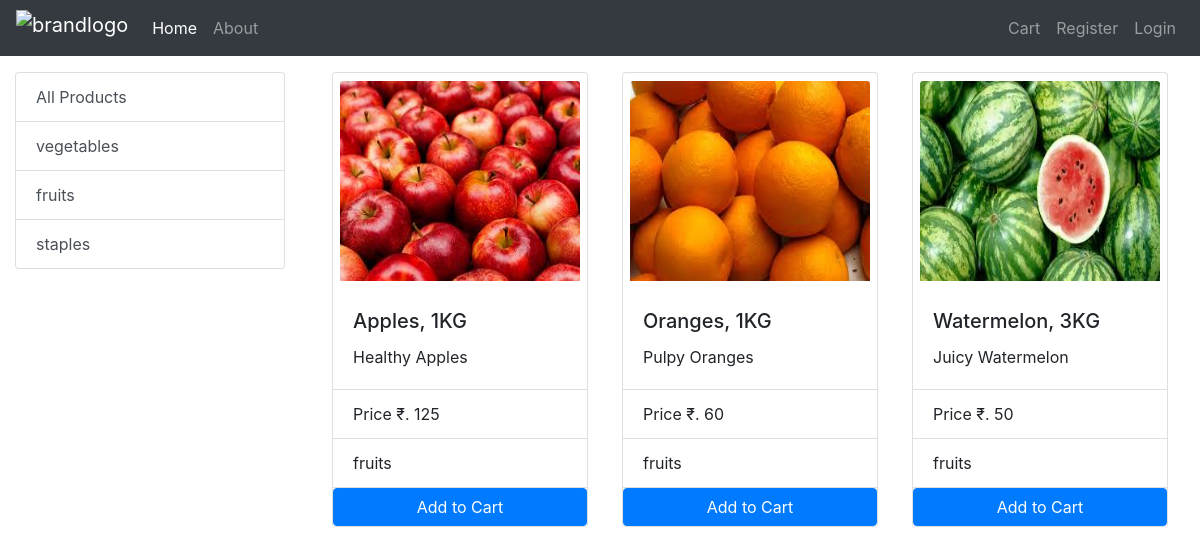
The app's page /?category=2 with its own data.
### store/models/category.py (models this page shows)
class Category(models.Model):
    name = models.CharField(max_length=25)
    @staticmethod
    def get_all_categories():
        return Category.objects.all()
    def __str__(self):
        return self.name

### store/models/product.py (models this page shows, shortened)
class Product(models.Model):
    name = models.CharField(max_length=50)
    price = models.IntegerField(default=0)
    category = models.ForeignKey(Category, on_delete=models.CASCADE, default=1)
    description = models.CharField(max_length=200, default='')
    image = models.ImageField(upload_to='products')
    @staticmethod
    def get_products_by_id(cid):
        if cid:
            return Product.objects.filter(category=cid)
        else:
            return Product.get_all_products()

### store/views.py (the view, shortened to what this page needs)
# urls.py: 2. Add a URL to urlpatterns:  path('', views.home, name='home')
def home(request):
    if request.method == 'GET':
        cart = request.session.get('cart')
        if not cart:
            request.session['cart'] = {}
        products = None
        categories = Category.get_all_categories()
        cid = request.GET.get('category')
        if cid:
            products = Product.get_products_by_id(cid)
        else:
            products = Product.get_all_products()
        data = {
            'products': products,
            'categories': categories,
        }
        return render(request, 'store/home.html', data)

### store/templatetags/cart.py (called while the page is built)
@register.filter(name='is_in_cart')
def is_in_cart(product, cart):
    keys = cart.keys()
    for id in keys:
        if int(id) == product.id:
            return True
    return False

@register.filter(name='currency_converter')
def currency_converter(cost):
    return "₹. "+str(cost)

### store/templates/store/home.html (shortened to what this page needs)
{% extends "store/base.html" %}
{% block content %}
{% load cart %}
<div class="container-fluid">
    <div class="row">
        <div class="col-md-3 mx-auto mt-3">
            <div class="list-group">
                <a class="list-group-item list-group-item-action" href="/">All Products</a>
                {% for c in categories %}
                <a class="list-group-item list-group-item-action" href="?category={{ c.id }}">{{ c.name }}</a>
                {% endfor %}
            </div>
        </div>
        <div id="products" class="col-md-9 mx-auto mt-3">
            <div class="row mx-auto">
                {% for p in products %}
                    <div id="{{ p.id }}" class="card mx-auto mb-3">
                        <img class="card-img-top" src="{{p.image.url}}" alt="img">
                        <div class="card-body">
                            <h5 class="card-title">{{ p.name }}</h5>
                            <p class="card-text">{{ p.description }}</p>
                        </div>
                        <ul class="list-group list-group-flush">
                            <li class="list-group-item">Price {{ p.price|currency_converter }}</li>
                            <li class="list-group-item">{{ p.category }}</li>
                        </ul>
                        <div class="card-footer p-0">
                            {% if p|is_in_cart:request.session.cart %}
                            <div class="row mx-0">
                                <form action="/#{{ p.id }}" method="POST" class="col-2 p-0">
                                    {% csrf_token %}
                                    <input hidden type="text" name="product" value="{{ p.id }}"/>
                                    <input hidden type="text" name="remove" value="True"/>
                                    <input value=" - " type="submit" class="btn btn-primary"/>
                                </form>
                                <div class="text-center col-8 my-auto">{{ p|product_quantity:request.session.cart }} in cart</div>
                                <form action="/#{{ p.id }}" method="POST" class="col-2 p-0">
                                    {% csrf_token %}
                                    <input hidden type="text" name="product" value="{{ p.id }}"/>
                                    <input value=" + " type="submit" class="btn btn-primary"/>
                                </form>
                            </div>
                            {% else %}
                            <form action="/#{{ p.id }}" method="POST">
                                <input type="submit" class="btn btn-primary col" value="Add to Cart"/>
                            </form>
                            {% endif %}
                        </div>
                    </div>
                {% endfor %}
            </div>
        </div>
    </div>
</div>
{% endblock content %}

### store/templates/store/base.html (style rules this page uses)
body { -webkit-user-select: none; -moz-user-select: none; -ms-user-select: none; user-select: none; }
.card { width: 16rem; }
.card > img { width: 15rem; height: 200px; margin: 0.5rem auto; }

### records on screen
Category: name "vegetables"
Category: name "fruits"
Category: name "staples"
Product: image (picture), name "Apples, 1KG", description "Healthy Apples", price "₹. 125", category "fruits"
Product: image (picture), name "Oranges, 1KG", description "Pulpy Oranges", price "₹. 60", category "fruits"
Product: image (picture), name "Watermelon, 3KG", description "Juicy Watermelon", price "₹. 50", category "fruits"
